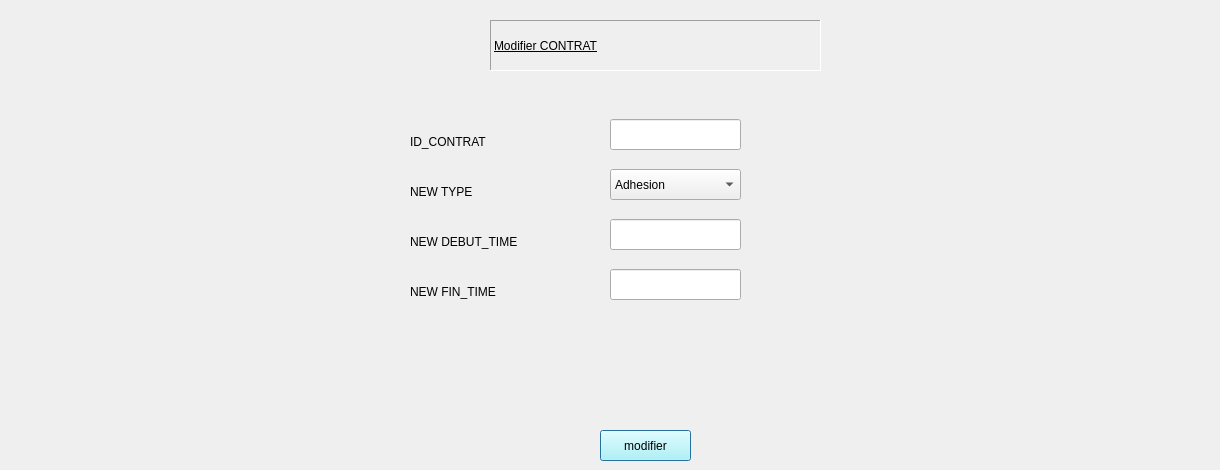
      <widget class="QWidget" name="tab">
       <attribute name="title">
        <string>modifier contrat</string>
       </attribute>
       <widget class="QPushButton" name="pushButton_3">
        <property name="geometry">
         <rect>
          <x>600</x>
          <y>430</y>
          <width>91</width>
          <height>31</height>
         </rect>
        </property>
        <property name="styleSheet">
         <string notr="true">background-color: rgb(170, 255, 255);</string>
        </property>
        <property name="text">
         <string>modifier</string>
        </property>
        <property name="default">
         <bool>true</bool>
        </property>
       </widget>
       <widget class="QLineEdit" name="idmod">
        <property name="geometry">
         <rect>
          <x>610</x>
          <y>119</y>
          <width>131</width>
          <height>31</height>
         </rect>
        </property>
        <property name="text">
         <string/>
        </property>
        <property name="maxLength">
         <number>8</number>
        </property>
       </widget>
       <widget class="QLabel" name="label_10">
        <property name="geometry">
         <rect>
          <x>410</x>
          <y>130</y>
          <width>111</width>
          <height>24</height>
         </rect>
        </property>
        <property name="styleSheet">
         <string notr="true">font: 11pt &quot;MS Shell Dlg 2&quot;;</string>
        </property>
        <property name="text">
         <string>ID_CONTRAT</string>
        </property>
       </widget>
       <widget class="QComboBox" name="comboBox_2">
        <property name="geometry">
         <rect>
          <x>610</x>
          <y>169</y>
          <width>131</width>
          <height>31</height>
         </rect>
        </property>
        <item>
         <property name="text">
          <string>Adhesion</string>
         </property>
        </item>
        <item>
         <property name="text">
          <string>location</string>
         </property>
        </item>
        <item>
         <property name="text">
          <string>service</string>
         </property>
        </item>
       </widget>
       <widget class="QLabel" name="label_13">
        <property name="geometry">
         <rect>
          <x>410</x>
          <y>180</y>
          <width>101</width>
          <height>24</height>
         </rect>
        </property>
        <property name="styleSheet">
         <string notr="true">font: 11pt &quot;MS Shell Dlg 2&quot;;</string>
        </property>
        <property name="text">
         <string>NEW TYPE</string>
        </property>
       </widget>
       <widget class="QLineEdit" name="nvdesc">
        <property name="geometry">
         <rect>
          <x>610</x>
          <y>219</y>
          <width>131</width>
          <height>31</height>
         </rect>
        </property>
       </widget>
       <widget class="QLabel" name="label_11">
        <property name="geometry">
         <rect>
          <x>410</x>
          <y>230</y>
          <width>181</width>
          <height>24</height>
         </rect>
        </property>
        <property name="styleSheet">
         <string notr="true">font: 11pt &quot;MS Shell Dlg 2&quot;;</string>
        </property>
        <property name="text">
         <string>NEW DEBUT_TIME</string>
        </property>
       </widget>
       <widget class="QLineEdit" name="nvcon">
        <property name="geometry">
         <rect>
          <x>610</x>
          <y>269</y>
          <width>131</width>
          <height>31</height>
         </rect>
        </property>
       </widget>
       <widget class="QLabel" name="label_15">
        <property name="geometry">
         <rect>
          <x>410</x>
          <y>280</y>
          <width>161</width>
          <height>24</height>
         </rect>
        </property>
        <property name="styleSheet">
         <string notr="true">font: 11pt &quot;MS Shell Dlg 2&quot;;</string>
        </property>
        <property name="text">
         <string>NEW FIN_TIME</string>
        </property>
       </widget>
       <widget class="QLabel" name="label_16">
        <property name="geometry">
         <rect>
          <x>810</x>
          <y>130</y>
          <width>311</width>
          <height>331</height>
         </rect>
        </property>
        <property name="text">
         <string/>
        </property>
        <property name="pixmap">
         <pixmap>../../modifier.png</pixmap>
        </property>
        <property name="scaledContents">
         <bool>true</bool>
        </property>
       </widget>
       <widget class="QLabel" name="label_51">
        <property name="geometry">
         <rect>
          <x>490</x>
          <y>20</y>
          <width>331</width>
          <height>51</height>
         </rect>
        </property>
        <property name="styleSheet">
         <string notr="true">font: 75 28pt &quot;MS Shell Dlg 2&quot;;
text-decoration: underline;</string>
        </property>
        <property name="frameShape">
         <enum>QFrame::Panel</enum>
        </property>
        <property name="frameShadow">
         <enum>QFrame::Sunken</enum>
        </property>
        <property name="text">
         <string>Modifier CONTRAT</string>
        </property>
       </widget>
       <widget class="QLabel" name="label_52">
        <property name="geometry">
         <rect>
          <x>410</x>
          <y>0</y>
          <width>91</width>
          <height>71</height>
         </rect>
        </property>
        <property name="text">
         <string/>
        </property>
        <property name="pixmap">
         <pixmap>../../modifier icon.png</pixmap>
        </property>
        <property name="scaledContents">
         <bool>true</bool>
        </property>
       </widget>
       <widget class="QLabel" name="label_53">
        <property name="geometry">
         <rect>
          <x>1130</x>
          <y>0</y>
          <width>81</width>
          <height>81</height>
         </rect>
        </property>
        <property name="text">
         <string/>
        </property>
        <property name="pixmap">
         <pixmap>../../../Downloads/logo-removebg-preview.png</pixmap>
        </property>
        <property name="scaledContents">
         <bool>true</bool>
        </property>
       </widget>
       <zorder>label_10</zorder>
       <zorder>label_11</zorder>
       <zorder>label_15</zorder>
       <zorder>label_16</zorder>
       <zorder>label_51</zorder>
       <zorder>label_52</zorder>
       <zorder>label_53</zorder>
       <zorder>pushButton_3</zorder>
       <zorder>idmod</zorder>
       <zorder>comboBox_2</zorder>
       <zorder>label_13</zorder>
       <zorder>nvdesc</zorder>
       <zorder>nvcon</zorder>
      </widget>
